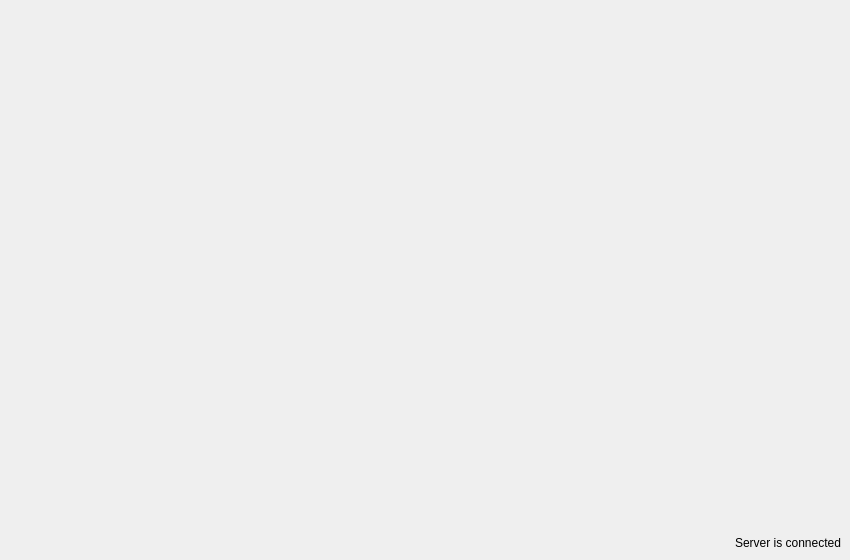
<?xml version="1.0" encoding="UTF-8"?>
<ui version="4.0">
 <class>ClientGUIAbstract</class>
 <widget class="QDialog" name="ClientGUIAbstract">
  <property name="geometry">
   <rect>
    <x>0</x>
    <y>0</y>
    <width>850</width>
    <height>560</height>
   </rect>
  </property>
  <property name="windowTitle">
   <string>Dialog</string>
  </property>
  <widget class="QLabel" name="Connectionlabel">
   <property name="geometry">
    <rect>
     <x>690</x>
     <y>530</y>
     <width>151</width>
     <height>20</height>
    </rect>
   </property>
   <property name="text">
    <string>Server is connected</string>
   </property>
   <property name="alignment">
    <set>Qt::AlignBottom|Qt::AlignRight|Qt::AlignTrailing</set>
   </property>
  </widget>
 </widget>
 <resources/>
 <connections/>
</ui>
